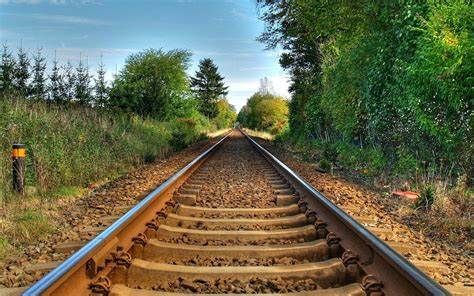
#> input picture rel kereta api.jpg, 474 x 296 px
$ python combined_detection.py
#> lines starting #> are read from the running program, lines starting #| are printed output that depends on the picture
### canny_edge.py
import cv2
import numpy as np

def canny_edge_detection(image_path):
    """Mendeteksi tepi menggunakan metode Canny Edge Detection"""
#> called with image_path = 'rel kereta api.jpg'
    img = cv2.imread(image_path, cv2.IMREAD_GRAYSCALE)
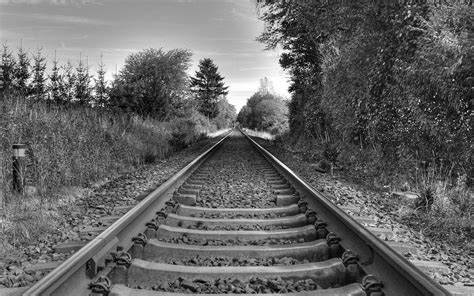
#> img: shape (296, 474); min 0, max 255, mean 101.8
    img_blur = cv2.GaussianBlur(img, (5, 5), 0)
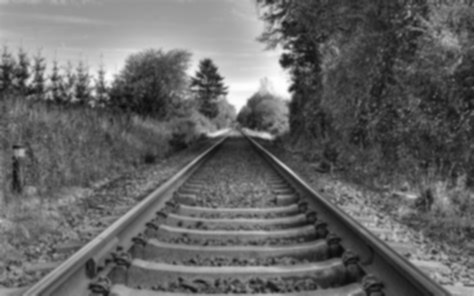
#> img_blur: shape (296, 474); min 11, max 254, mean 101.7
    edges = cv2.Canny(img_blur, 50, 150)
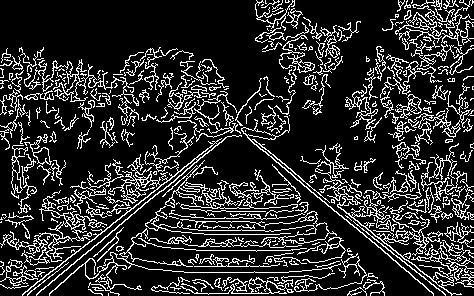
#> edges: shape (296, 474); 17.8% white in thin lines or dots
    cv2.imshow("Canny Edge Detection", edges)
    cv2.waitKey(0)
    cv2.destroyAllWindows()
    cv2.imwrite("canny_result.jpg", edges)
    return "canny_result.jpg"
# Contoh penggunaan
canny_edge_detection("rel kereta api.jpg")

### combined_detection.py
from ultralytics import YOLO
import cv2
import numpy as np
from canny_edge import canny_edge_detection

# Load YOLOv8 Instance Segmentation model

#> (the run stopped early here; a loop or call above may not have finished)
